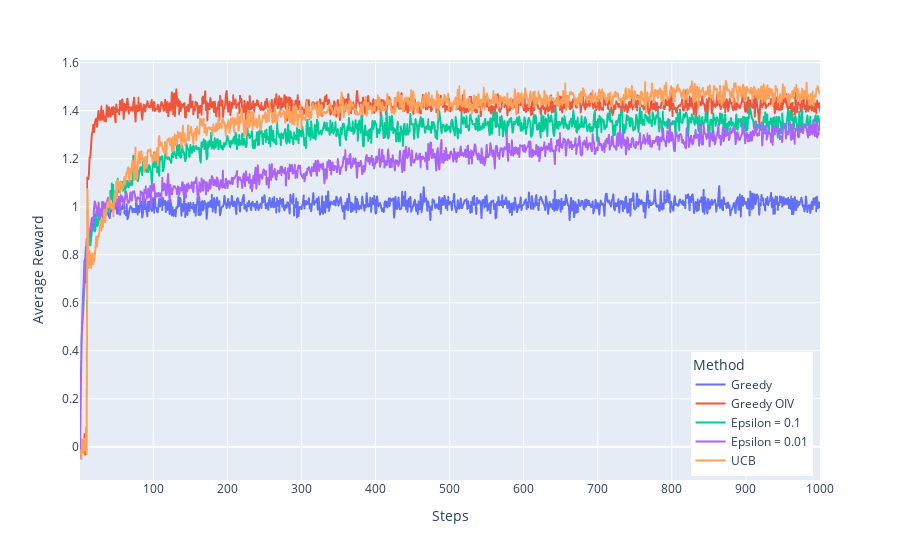

Notebook source saved alongside this figure:
### Code cell
fig = px.line(results_1, x = 't', y = 'value', color = 'Method',labels={
                     "value": "Average Reward", 't':'Steps'
                 })
fig.update_layout(legend=dict(
    yanchor="bottom",
    y=0.01,
    xanchor="right",
    x=0.99
))

fig.show()

### Figure 1 — Plotly figure (JSON) as saved in the notebook; plotly's stock layout.template omitted (floating-point values rounded to 4 significant figures; data arrays with more than 128 entries replaced by an {"elided": "..."} marker saying what was removed)
{"data": [{"hovertemplate": "Method=Greedy<br>Steps=%{x}<br>Average Reward=%{y}<extra></extra>", "legendgroup": "Greedy", "line": {"color": "#636efa", "dash": "solid"}, "mode": "lines", "name": "Greedy", "showlegend": true, "type": "scattergl", "x": {"elided": "1000 int values"}, "xaxis": "x", "y": {"elided": "1000 float values"}, "yaxis": "y"}, {"hovertemplate": "Method=Greedy OIV<br>Steps=%{x}<br>Average Reward=%{y}<extra></extra>", "legendgroup": "Greedy OIV", "line": {"color": "#EF553B", "dash": "solid"}, "mode": "lines", "name": "Greedy OIV", "showlegend": true, "type": "scattergl", "x": {"elided": "1000 int values"}, "xaxis": "x", "y": {"elided": "1000 float values"}, "yaxis": "y"}, {"hovertemplate": "Method=Epsilon = 0.1<br>Steps=%{x}<br>Average Reward=%{y}<extra></extra>", "legendgroup": "Epsilon = 0.1", "line": {"color": "#00cc96", "dash": "solid"}, "mode": "lines", "name": "Epsilon = 0.1", "showlegend": true, "type": "scattergl", "x": {"elided": "1000 int values"}, "xaxis": "x", "y": {"elided": "1000 float values"}, "yaxis": "y"}, {"hovertemplate": "Method=Epsilon = 0.01<br>Steps=%{x}<br>Average Reward=%{y}<extra></extra>", "legendgroup": "Epsilon = 0.01", "line": {"color": "#ab63fa", "dash": "solid"}, "mode": "lines", "name": "Epsilon = 0.01", "showlegend": true, "type": "scattergl", "x": {"elided": "1000 int values"}, "xaxis": "x", "y": {"elided": "1000 float values"}, "yaxis": "y"}, {"hovertemplate": "Method=UCB<br>Steps=%{x}<br>Average Reward=%{y}<extra></extra>", "legendgroup": "UCB", "line": {"color": "#FFA15A", "dash": "solid"}, "mode": "lines", "name": "UCB", "showlegend": true, "type": "scattergl", "x": {"elided": "1000 int values"}, "xaxis": "x", "y": {"elided": "1000 float values"}, "yaxis": "y"}], "layout": {"autosize": true, "legend": {"title": {"text": "Method"}, "tracegroupgap": 0, "x": 0.99, "xanchor": "right", "y": 0.01, "yanchor": "bottom"}, "margin": {"t": 60}, "xaxis": {"anchor": "y", "autorange": true, "domain": [0, 1], "range": [1, 1000], "title": {"text": "Steps"}, "type": "linear"}, "yaxis": {"anchor": "x", "autorange": true, "domain": [0, 1], "range": [-0.1381, 1.611], "title": {"text": "Average Reward"}, "type": "linear"}}}
